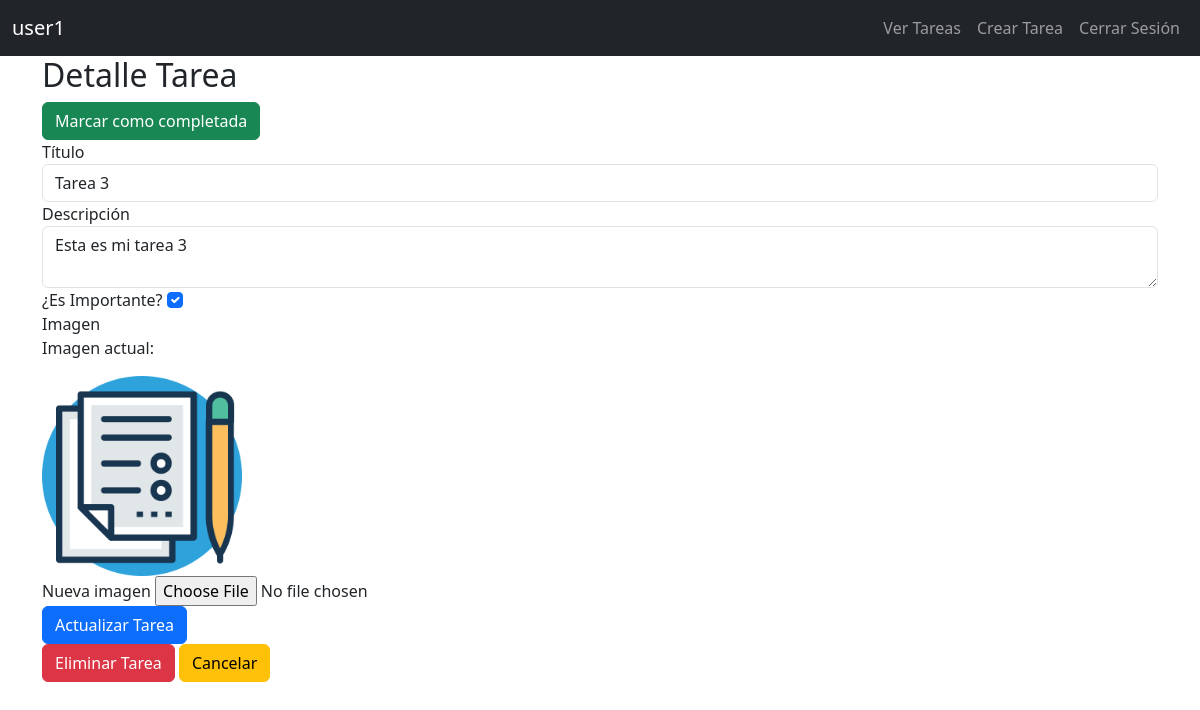
Page /tareas/3/ (signed in) on the earlier database version.
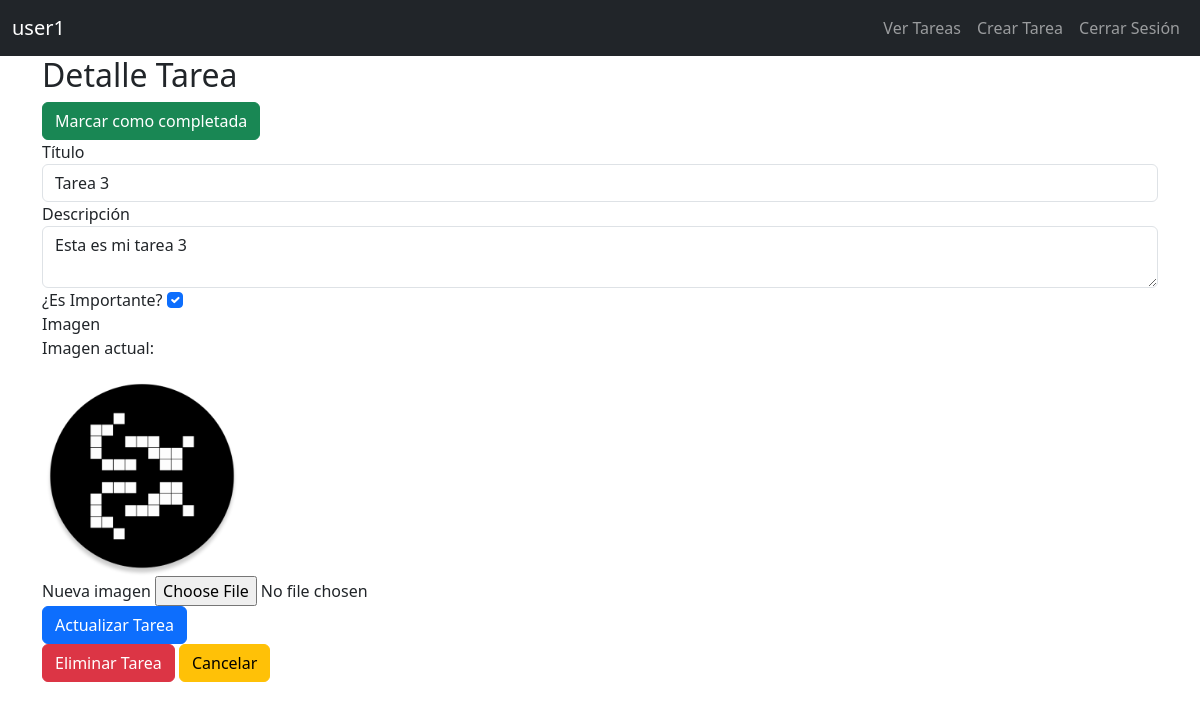
Same page on the later database version.
### tareas/models.py (models this page shows, shortened)
class Tarea(models.Model):
    usuario = models.ForeignKey(User, on_delete=models.CASCADE)
    titulo = models.CharField(max_length=100)
    descripcion = models.TextField(blank=True)
    fecha_creacion = models.DateTimeField(auto_now_add=True)
    fecha_completada = models.DateTimeField(null=True, blank=True)
    es_importante = models.BooleanField(default=False)
    img = models.ImageField(upload_to='tareas_imgs/', blank=True)

### tareas/views.py (the view)
# urls.py: path('<int:tarea_id>/', views.detalle_tarea, name='detalle_tarea'),
@login_required
def detalle_tarea(request, tarea_id):
    tarea = get_object_or_404(Tarea, pk=tarea_id)
    return render(request, 'detalle_tarea.html', {
        'tarea': tarea,
    })

### tareas/templates/detalle_tarea.html (shortened to what this page needs)
{% extends "base.html" %}
{% load static %}
{% block content %}
<div class="container">
  <h2>Detalle Tarea</h2>
  {% if not tarea.fecha_completada %}
  <form action="{% url "completar_tarea" tarea.id %}" method="post">
    <button type="submit" class='btn btn-success'>Marcar como completada</button>
  </form>
  {% endif %}
  <form action="{% url "actualizar_tarea" tarea.id %}" method="post" enctype="multipart/form-data">
    <div class="form-group">
      <label for="titulo">Título</label>
      <input type="text" class="form-control" id="titulo" name="titulo" required value="{{ tarea.titulo }}">
    </div>
    <div class="form-group">
      <label for="descripcion">Descripción</label>
      <textarea class="form-control" id="descripcion" name="descripcion">{{ tarea.descripcion }}</textarea>
    </div>
    <div class="form-group">
      <label for="es_importante">¿Es Importante?</label>
      <input type="checkbox" class="form-check-input" id="es_importante" name="es_importante" {% if tarea.es_importante %}checked{% endif %}>
    </div>
    <div class="form-group">
      <div>
        <label for="img">Imagen</label>
        {% if tarea.img %}
        <p>Imagen actual:</p>
        <img src="{{ tarea.img.url }}" alt="Imagen de la tarea" style="max-width: 200px; max-height: 200px;">
        {% endif %}
      </div>
      <label for="img">Nueva imagen</label>
      <input type="file" class="form-control-file" id="img" name="img" accept="image/*" >
    </div>
    <button type="submit" class="btn btn-primary">Actualizar Tarea</button>
  </form>
  <button type="button" class="btn btn-danger" data-bs-toggle="modal" data-bs-target="#modal-eliminar">
    Eliminar Tarea
  </button>
  <a class="btn btn-warning" href="{% url "tareas" %}">Cancelar</a>
</div>
{% endblock %}

Differences in the rows shown:
changed Tarea "Tarea 3": img: a different picture
